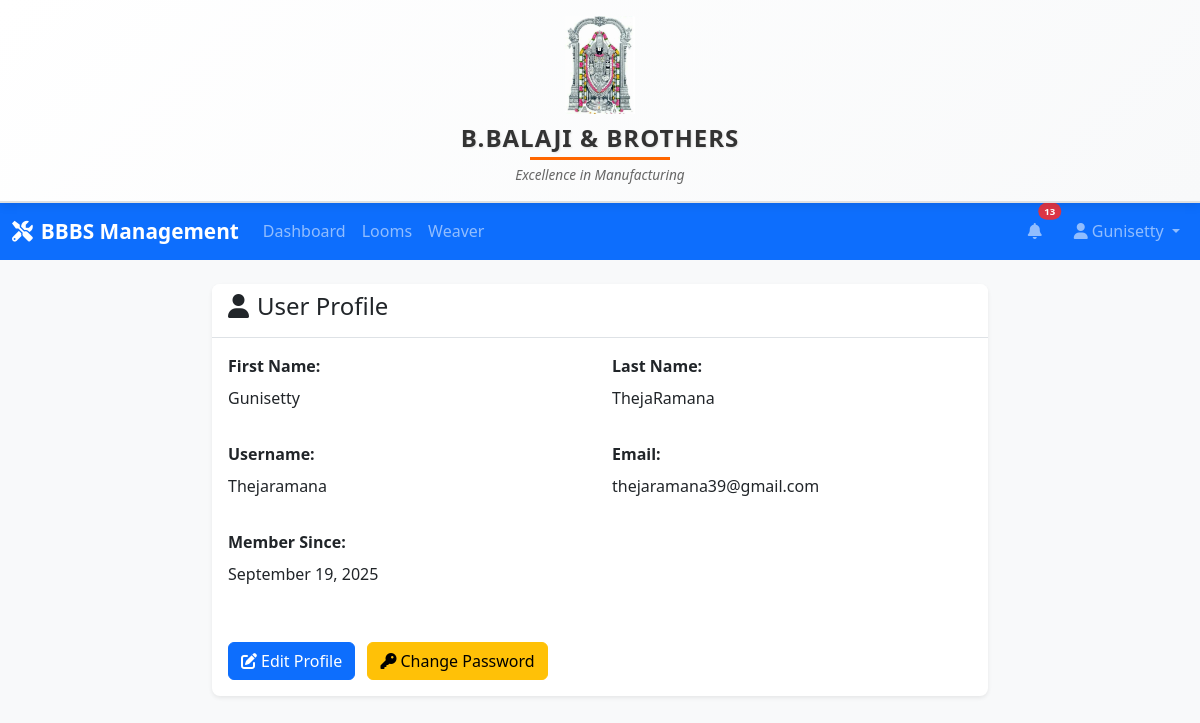
Screenshot of /profile (signed in) with the database file from the repository.
### models/user.py (models this page shows, shortened)
class User(UserMixin, db.Model):
    __tablename__ = 'users'
    id = db.Column(db.Integer, primary_key=True)
    firstname = db.Column(db.String(50), nullable=False)
    lastname = db.Column(db.String(50), nullable=False)
    username = db.Column(db.String(80), unique=True, nullable=False, index=True)
    email = db.Column(db.String(120), unique=True, nullable=False, index=True)
    password_hash = db.Column(db.String(255), nullable=False)
    created_at = db.Column(db.DateTime, default=datetime.utcnow)
    updated_at = db.Column(db.DateTime, default=datetime.utcnow, onupdate=datetime.utcnow)
    looms = db.relationship('Loom', backref='user', lazy=True, cascade='all, delete-orphan')
    weavers = db.relationship('Weaver', backref='user', lazy=True, cascade='all, delete-orphan')
    looms = db.relationship('Loom', backref='user', lazy=True)

### controllers/auth_controller.py (the view)
@auth_bp.route('/profile')
@login_required
def profile():
    return render_template('profile.html')

### templates/profile.html (shortened to what this page needs)
{% extends "base.html" %}
{% block content %}
<div class="row">
    <div class="col-md-8 mx-auto">
        <div class="card">
            <div class="card-header">
                <h4><i class="fas fa-user me-2"></i>User Profile</h4>
            </div>
            <div class="card-body">
                <div class="row">
                    <div class="col-md-6 mb-3">
                        <label class="form-label"><strong>First Name:</strong></label>
                        <p>{{ current_user.firstname }}</p>
                    </div>
                    <div class="col-md-6 mb-3">
                        <label class="form-label"><strong>Last Name:</strong></label>
                        <p>{{ current_user.lastname }}</p>
                    </div>
                    <div class="col-md-6 mb-3">
                        <label class="form-label"><strong>Username:</strong></label>
                        <p>{{ current_user.username }}</p>
                    </div>
                    <div class="col-md-6 mb-3">
                        <label class="form-label"><strong>Email:</strong></label>
                        <p>{{ current_user.email }}</p>
                    </div>
                    <div class="col-md-6 mb-3">
                        <label class="form-label"><strong>Member Since:</strong></label>
                        <p>{{ current_user.created_at.strftime('%B %d, %Y') }}</p>
                    </div>
                </div>
                <div class="mt-4">
                    <a href="{{ url_for('auth.edit_profile') }}" class="btn btn-primary me-2">
                        <i class="fas fa-edit me-1"></i>Edit Profile
                    </a>
                    <a href="{{ url_for('auth.change_password') }}" class="btn btn-warning">
                        <i class="fas fa-key me-1"></i>Change Password
                    </a>
                </div>
            </div>
        </div>
    </div>
</div>
{% endblock %}

### templates/base.html (shortened to what this page needs)
<!DOCTYPE html>
<html lang="en">
<head>
    <link href="https://cdn.jsdelivr.net/npm/bootstrap@5.1.3/dist/css/bootstrap.min.css" rel="stylesheet">
    <link href="https://cdnjs.cloudflare.com/ajax/libs/font-awesome/6.0.0/css/all.min.css" rel="stylesheet">
    <link href="{{ url_for('static', filename='css/style.css') }}" rel="stylesheet">
</head>
<body>
    <div class="company-header-fixed">
        <div class="container-fluid text-center py-3">
            <div class="company-logo-header">
                <img src="{{ url_for('static', filename='images/venkateswara.jpg') }}"
                     alt="Venkateswara Swami"
                     class="venkateswara-img">
            </div>
            <h1 class="company-name-header">B.BALAJI & BROTHERS</h1>
            <p class="company-tagline-header">Excellence in Manufacturing</p>
        </div>
    </div>
    {% if current_user.is_authenticated %}
    <nav class="navbar navbar-expand-lg navbar-dark bg-primary">
        <div class="container-fluid">
            <a class="navbar-brand" href="{{ url_for('auth.dashboard') }}">
                <i class="fas fa-tools me-2"></i>BBBS Management
            </a>
            <div class="collapse navbar-collapse" id="navbarNav">
                <ul class="navbar-nav me-auto">
                    <li class="nav-item"><a class="nav-link" href="{{ url_for('auth.dashboard') }}">Dashboard</a></li>
                    <li class="nav-item"><a class="nav-link" href="{{ url_for('loom.looms') }}">Looms</a></li>
                    <li class="nav-item"><a class="nav-link" href="{{ url_for('weaver.weaver') }}">Weaver</a></li>
                </ul>
                <ul class="navbar-nav align-items-center">
                    <li class="nav-item dropdown me-3">
                        <a class="nav-link position-relative" href="#" id="notificationDropdown" role="button" data-bs-toggle="dropdown">
                            <i class="fas fa-bell"></i>
                            <span id="notification-count"
                                  class="position-absolute top-0 start-100 translate-middle badge rounded-pill bg-danger"
                                  style="font-size: 0.6rem; display: none;">0</span>
                        </a>
                    </li>
                    <li class="nav-item dropdown">
                        <a class="nav-link dropdown-toggle" href="#" role="button" data-bs-toggle="dropdown">
                            <i class="fas fa-user me-1"></i>{{ current_user.firstname }}
                        </a>
                    </li>
                </ul>
            </div>
        </div>
    </nav>
    {% endif %}
    <main class="{% if current_user.is_authenticated %}container-fluid mt-4{% else %}main-content{% endif %}">
        {% block content %}{% endblock %}
    </main>
</body>
</html>

### static/css/style.css (style rules this page uses)
.company-header-fixed { background: linear-gradient(135deg, #ffffff 0%, #f8f9fa 100%); border-bottom: 2px solid #e0e0e0; box-shadow: 0 2px 10px rgba(0, 0, 0, 0.1); position: relative; z-index: 1000; }
.company-logo-header { margin-bottom: 10px; }
.venkateswara-img { max-width: 70px; height: auto; border-radius: 0; border: none; box-shadow: none; }
.company-name-header { font-size: 1.5rem; font-weight: bold; color: #333; margin: 0 0 5px; letter-spacing: 1px; text-shadow: 1px 1px 2px rgba(0, 0, 0, 0.1); display: inline-block; position: relative; }
.company-name-header::after { content: ""; display: block; width: 50%; margin: 4px auto 0 auto; border-bottom: 3px solid #ff6600; }
.company-tagline-header { color: #666; font-size: 0.85rem; margin: 0; font-style: italic; }
body { background-color: #f8f9fa; font-family: 'Segoe UI', Tahoma, Geneva, Verdana, sans-serif; }
.navbar-brand { font-weight: bold; font-size: 1.3rem; }
.card { border: none; box-shadow: 0 0.125rem 0.25rem rgba(0, 0, 0, 0.075); border-radius: 0.5rem; }
.card-header { background-color: #fff; border-bottom: 1px solid #dee2e6; font-weight: 600; border-radius: 0.5rem 0.5rem 0 0 !important; }
.btn { border-radius: 0.375rem; font-weight: 500; }
.btn-primary { background-color: #0d6efd; border-color: #0d6efd; }
.btn-warning { background-color: #ffc107; border-color: #ffc107; color: #000; }
.fade-in { animation: fadeIn 0.5s; }

### rows the page displays
User: firstname "Gunisetty", lastname "ThejaRamana", username "Thejaramana", email "thejaramana39@gmail.com", created_at "September 19, 2025"
